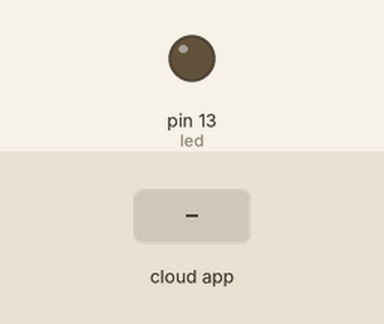
The sketch below on a simulated Arduino Uno, built with avr-gcc and run on an emulated ATmega328P. On the bench: output pins drawn as LEDs (lit = HIGH). The inputs (shaded band) are chosen by the test bench. The ROS host is connected and sends only what is stated.

Above: at 1.8 s.
1.9 s: the phone or cloud app sets cmd_vel to 0
At 2.7 s:
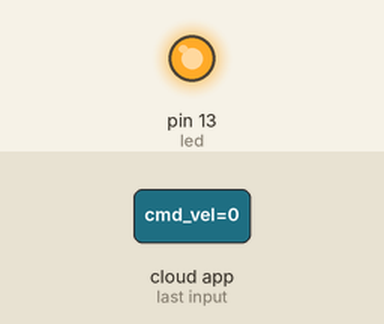
3.5 s: the phone or cloud app sets cmd_vel to 1
At 4.3 s:
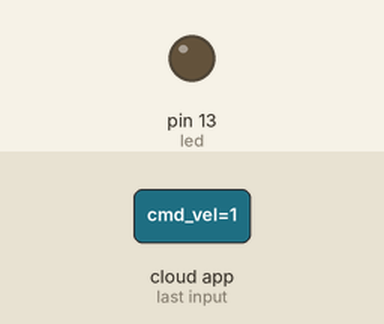
Timing chart, 0 to 6.5 s (numbered marks = the images above; inputs shaded):
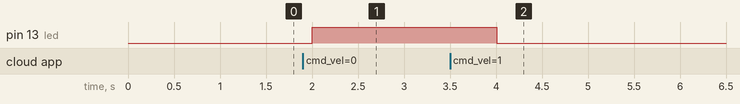

Measured:
- after the input at 1.9 s, pin 13 (led): LOW → HIGH after 0.10 s
- after the input at 3.5 s, pin 13 (led): HIGH → LOW after 0.51 s

The sketch:

ROS_sensors2motor1.ino
```cpp
/*
 * rosserial sensors range, imu, ultrasound to motor
 */

#include <ros.h>
#include <std_msgs/String.h>
#include <std_msgs/Int32.h>
#include <std_msgs/Empty.h>

ros::NodeHandle  nh;


void velCb(const std_msgs::Empty& toggle_msg){
  digitalWrite(13, HIGH-digitalRead(13));   // blink the led
}

ros::Subscriber<std_msgs::Empty> vel_sub("cmd_vel", velCb );

std_msgs::Int32 range_msg;
ros::Publisher range_pub("range", &range_msg);

int obstacle=6;

std_msgs::String imu_msg;
ros::Publisher imu_pub("imu", &imu_msg);

char rpy[]="R60P30Y30";

std_msgs::Int32 odom_msg;
ros::Publisher odom_pub("odom", &odom_msg);

int distance=10;

void setup()
{
  pinMode(13, OUTPUT);
  nh.initNode();
  nh.advertise(range_pub);
  nh.advertise(imu_pub);
  nh.advertise(odom_pub);
  nh.subscribe(vel_sub);
}

void loop()
{
  range_msg.data = obstacle;
  range_pub.publish( &range_msg );
  imu_msg.data = rpy;
  imu_pub.publish( &imu_msg );
  odom_msg.data = distance;
  odom_pub.publish( &odom_msg );
  nh.spinOnce();
  delay(1000);
}
```
